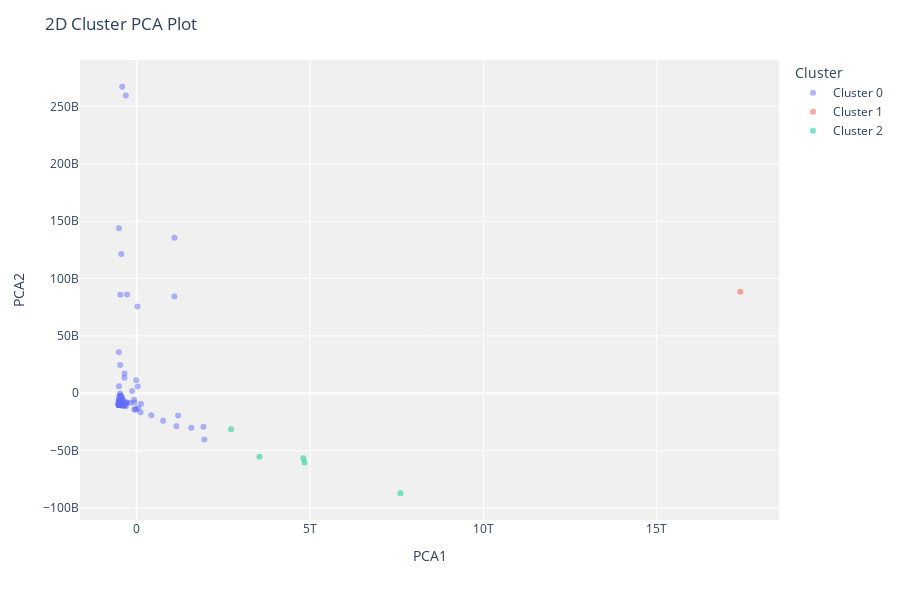

The cell this chart's notebook holds for it:
### Code cell
plot_model(kmeans)

### Figure 1 — Plotly figure (JSON) as saved in the notebook; plotly's stock layout.template omitted (floating-point values rounded to 4 significant figures; data arrays with more than 128 entries replaced by an {"elided": "..."} marker saying what was removed)
{"data": [{"customdata": {"elided": "132x1 str values"}, "hovertemplate": "Cluster=Cluster 0<br>PCA1=%{x}<br>PCA2=%{y}<br>Feature=%{customdata[0]}<extra></extra>", "legendgroup": "Cluster 0", "marker": {"color": "#636efa", "opacity": 0.5, "symbol": "circle"}, "mode": "markers", "name": "Cluster 0", "orientation": "v", "showlegend": true, "textposition": "top center", "type": "scatter", "x": {"elided": "132 float values"}, "xaxis": "x", "y": {"elided": "132 float values"}, "yaxis": "y"}, {"customdata": [["United States"]], "hovertemplate": "Cluster=Cluster 1<br>PCA1=%{x}<br>PCA2=%{y}<br>Feature=%{customdata[0]}<extra></extra>", "legendgroup": "Cluster 1", "marker": {"color": "#EF553B", "opacity": 0.5, "symbol": "circle"}, "mode": "markers", "name": "Cluster 1", "orientation": "v", "showlegend": true, "textposition": "top center", "type": "scatter", "x": [17400000000000.0], "xaxis": "x", "y": [88480000000.0], "yaxis": "y"}, {"customdata": [["Japan"], ["Germany"], ["France"], ["United Kingdom"], ["Netherlands"]], "hovertemplate": "Cluster=Cluster 2<br>PCA1=%{x}<br>PCA2=%{y}<br>Feature=%{customdata[0]}<extra></extra>", "legendgroup": "Cluster 2", "marker": {"color": "#00cc96", "opacity": 0.5, "symbol": "circle"}, "mode": "markers", "name": "Cluster 2", "orientation": "v", "showlegend": true, "textposition": "top center", "type": "scatter", "x": [2720000000000.0, 4805000000000.0, 4839000000000.0, 7604000000000.0, 3542000000000.0], "xaxis": "x", "y": [-31300000000.0, -56650000000.0, -60380000000.0, -87120000000.0, -55390000000.0], "yaxis": "y"}], "layout": {"height": 600, "legend": {"title": {"text": "Cluster"}, "tracegroupgap": 0}, "margin": {"t": 60}, "plot_bgcolor": "rgb(240,240,240)", "title": {"text": "2D Cluster PCA Plot"}, "xaxis": {"anchor": "y", "domain": [0, 1], "title": {"text": "PCA1"}}, "yaxis": {"anchor": "x", "domain": [0, 1], "title": {"text": "PCA2"}}}}
